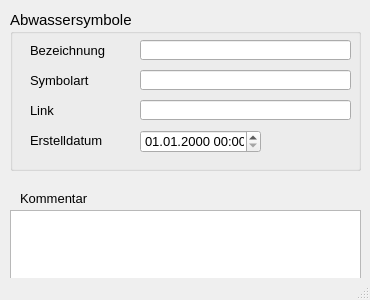
<?xml version="1.0" encoding="UTF-8"?>
<ui version="4.0">
 <class>MainWindow</class>
 <widget class="QMainWindow" name="MainWindow">
  <property name="geometry">
   <rect>
    <x>0</x>
    <y>0</y>
    <width>370</width>
    <height>300</height>
   </rect>
  </property>
  <property name="minimumSize">
   <size>
    <width>370</width>
    <height>300</height>
   </size>
  </property>
  <property name="font">
   <font>
    <family>Tahoma</family>
    <pointsize>10</pointsize>
   </font>
  </property>
  <property name="windowTitle">
   <string>Anbindung Direkteinleiter</string>
  </property>
  <property name="layoutDirection">
   <enum>Qt::LeftToRight</enum>
  </property>
  <widget class="QWidget" name="centralwidget">
   <widget class="QTextEdit" name="kommentar">
    <property name="geometry">
     <rect>
      <x>10</x>
      <y>210</y>
      <width>351</width>
      <height>71</height>
     </rect>
    </property>
    <property name="minimumSize">
     <size>
      <width>0</width>
      <height>0</height>
     </size>
    </property>
    <property name="toolTip">
     <string>&lt;html&gt;&lt;head/&gt;&lt;body&gt;&lt;p&gt;Platz für zusätzliche Kommentare.&lt;/p&gt;&lt;/body&gt;&lt;/html&gt;</string>
    </property>
    <property name="statusTip">
     <string>Platz für zusätzliche Kommentare.</string>
    </property>
   </widget>
   <widget class="QLabel" name="label_15">
    <property name="geometry">
     <rect>
      <x>20</x>
      <y>190</y>
      <width>81</width>
      <height>16</height>
     </rect>
    </property>
    <property name="text">
     <string>Kommentar</string>
    </property>
   </widget>
   <widget class="QGroupBox" name="groupBox_3">
    <property name="geometry">
     <rect>
      <x>10</x>
      <y>10</y>
      <width>351</width>
      <height>161</height>
     </rect>
    </property>
    <property name="font">
     <font>
      <family>Tahoma</family>
      <pointsize>11</pointsize>
     </font>
    </property>
    <property name="title">
     <string>Abwassersymbole</string>
    </property>
    <widget class="QgsDateTimeEdit" name="createdat">
     <property name="geometry">
      <rect>
       <x>130</x>
       <y>120</y>
       <width>121</width>
       <height>23</height>
      </rect>
     </property>
     <property name="font">
      <font>
       <family>Tahoma</family>
       <pointsize>10</pointsize>
      </font>
     </property>
     <property name="currentSection">
      <enum>QDateTimeEdit::DaySection</enum>
     </property>
     <property name="displayFormat">
      <string>dd.MM.yyyy HH:mm</string>
     </property>
    </widget>
    <widget class="QLabel" name="label_71">
     <property name="geometry">
      <rect>
       <x>20</x>
       <y>120</y>
       <width>101</width>
       <height>21</height>
      </rect>
     </property>
     <property name="font">
      <font>
       <family>Tahoma</family>
       <pointsize>10</pointsize>
      </font>
     </property>
     <property name="text">
      <string>Erstelldatum</string>
     </property>
    </widget>
    <widget class="QLabel" name="label_4">
     <property name="geometry">
      <rect>
       <x>20</x>
       <y>30</y>
       <width>101</width>
       <height>21</height>
      </rect>
     </property>
     <property name="font">
      <font>
       <family>Tahoma</family>
       <pointsize>10</pointsize>
      </font>
     </property>
     <property name="text">
      <string>Bezeichnung</string>
     </property>
     <property name="alignment">
      <set>Qt::AlignLeading|Qt::AlignLeft|Qt::AlignVCenter</set>
     </property>
    </widget>
    <widget class="QLabel" name="label_72">
     <property name="geometry">
      <rect>
       <x>20</x>
       <y>90</y>
       <width>101</width>
       <height>21</height>
      </rect>
     </property>
     <property name="font">
      <font>
       <family>Tahoma</family>
       <pointsize>10</pointsize>
      </font>
     </property>
     <property name="text">
      <string>Link</string>
     </property>
    </widget>
    <widget class="QLineEdit" name="bezeichnung">
     <property name="geometry">
      <rect>
       <x>130</x>
       <y>30</y>
       <width>211</width>
       <height>20</height>
      </rect>
     </property>
     <property name="font">
      <font>
       <family>Tahoma</family>
       <pointsize>11</pointsize>
      </font>
     </property>
     <property name="toolTip">
      <string>&lt;html&gt;&lt;head/&gt;&lt;body&gt;&lt;p&gt;Eindeutige Bezeichnung&lt;/p&gt;&lt;/body&gt;&lt;/html&gt;</string>
     </property>
     <property name="statusTip">
      <string>Eindeutige Bezeichnung</string>
     </property>
    </widget>
    <widget class="QLineEdit" name="link">
     <property name="geometry">
      <rect>
       <x>130</x>
       <y>90</y>
       <width>211</width>
       <height>20</height>
      </rect>
     </property>
     <property name="font">
      <font>
       <family>Tahoma</family>
       <pointsize>11</pointsize>
      </font>
     </property>
     <property name="toolTip">
      <string>&lt;html&gt;&lt;head/&gt;&lt;body&gt;&lt;p&gt;Eindeutige Bezeichnung&lt;/p&gt;&lt;/body&gt;&lt;/html&gt;</string>
     </property>
     <property name="statusTip">
      <string>Eindeutige Bezeichnung</string>
     </property>
    </widget>
    <widget class="QLabel" name="label_73">
     <property name="geometry">
      <rect>
       <x>20</x>
       <y>60</y>
       <width>101</width>
       <height>21</height>
      </rect>
     </property>
     <property name="font">
      <font>
       <family>Tahoma</family>
       <pointsize>10</pointsize>
      </font>
     </property>
     <property name="text">
      <string>Symbolart</string>
     </property>
    </widget>
    <widget class="QLineEdit" name="art">
     <property name="geometry">
      <rect>
       <x>130</x>
       <y>60</y>
       <width>211</width>
       <height>20</height>
      </rect>
     </property>
     <property name="font">
      <font>
       <family>Tahoma</family>
       <pointsize>11</pointsize>
      </font>
     </property>
     <property name="toolTip">
      <string>&lt;html&gt;&lt;head/&gt;&lt;body&gt;&lt;p&gt;Bezeichnung entsprechend Symolisierung im Layer &amp;quot;weitere Symbole&amp;quot;&lt;/p&gt;&lt;/body&gt;&lt;/html&gt;</string>
     </property>
     <property name="statusTip">
      <string>Eindeutige Bezeichnung</string>
     </property>
    </widget>
   </widget>
  </widget>
  <widget class="QStatusBar" name="statusbar"/>
 </widget>
 <customwidgets>
  <customwidget>
   <class>QgsDateTimeEdit</class>
   <extends>QDateTimeEdit</extends>
   <header>qgsdatetimeedit.h</header>
  </customwidget>
 </customwidgets>
 <tabstops>
  <tabstop>bezeichnung</tabstop>
  <tabstop>art</tabstop>
  <tabstop>link</tabstop>
  <tabstop>createdat</tabstop>
  <tabstop>kommentar</tabstop>
 </tabstops>
 <resources/>
 <connections/>
</ui>
